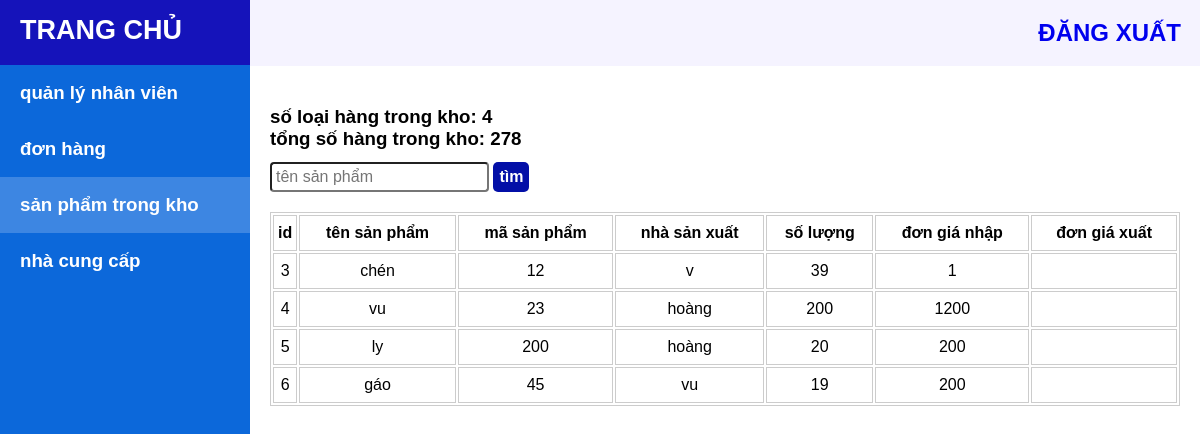
Page /my_project/admin/home_page/inventory/inventory.php?id=1 on the committed database.
### tables this page shows
CREATE TABLE `inventory_table1` (
  `inventory_id` int(6) NOT NULL,
  `product` varchar(50) DEFAULT NULL,
  `product_code` int(11) DEFAULT NULL,
  `producer` varchar(100) DEFAULT NULL,
  `amount` int(11) DEFAULT NULL,
  `input_price` int(11) DEFAULT NULL,
  `output_price` int(11) DEFAULT NULL
);

### my_project/admin/home_page/inventory/inventory.php (the view, shortened to what this page needs)
<!DOCTYPE html>
<html lang="en">
<head>
    <link rel="stylesheet" href="../home_page_style.css">
    <link rel="stylesheet" href="../staff/staff.css">
</head>
<body>
<?php
$id = $_GET['id'];
require_once '../connect.php';
?>
<?php
$table_name = 'inventory_table'.$id;
$find = '';
$list_staff = "select * from $table_name where product like '%$find%'";
$list_staff_query = mysqli_query($connect, $list_staff);
?>
<?php
$amount_inventory = "select  amount from $table_name where product like '%$find%'";
$amount_inventory_query = mysqli_query($connect, $amount_inventory);
$amount_inventory_count = 0;
$amount_inventory_sum = 0;
foreach($amount_inventory_query as $the_amount_inventory) {
    $amount_inventory_count += 1;
    $amount_inventory_sum += $the_amount_inventory['amount'];
}
?>
<div id="wrapper">
    <div id="sidebar-wrapper">
        <ul class="sidebar-nav">
            <li class="sidebar-brand">
            <h2><a href="http://localhost/my_project/admin/home_page/home_page.php?id=<?php echo $id ?>">
                    TRANG CHỦ
                </a></h2>
            </li>
            <li>
                <h3><a href="../staff/staff.php?id=<?php echo $id ?>" class = "sidebar_link">quản lý nhân viên</a></h3>
            </li>
            <li>
                <h3><a href="../show_order/show_order.php?id=<?= $id?>" class = "sidebar_link">đơn hàng</a></h3>
            </li>
            <li>
                <h3><a href="inventory.php?id=<?= $id?>" class = "sidebar_link" style="background-color: rgba(255,255,255,0.2 )">sản phẩm trong kho</a></h3>
            </li>
            <li>
                <h3><a href="../producer/producer.php?id=<?= $id?>" class = "sidebar_link">nhà cung cấp</a></h3>
            </li>
            <li>
                <h3><a href="#" class = "sidebar_link"></a></h3>
            </li>
            <li>
                <h3><a href="#" class = "sidebar_link"></a></h3>
            </li>
            <li>
                <h3><a href="#" class = "sidebar_link"></a></h3>
            </li>
        </ul>
    </div>
    <div class="main">
        <div class="header">
            <h2> <a href="http://localhost/my_project/admin/" class="header_link"> ĐĂNG XUẤT</a></h2>
        </div>
        <div style="display: flex; justify-content: space-between; align-items: flex-end;">
            <div class="staff_content_header">
                <div class="staff_content_header_item">
                    <h3 class="amount_staff">số loại hàng trong kho: <?php echo $amount_inventory_count ?></h3>
                    <h3 class="amount_staff">tổng số hàng trong kho: <?php echo $amount_inventory_sum ?></h3>
                    <form class="find_staff">
                        <input type="search" name = "find" placeholder="tên sản phẩm" class="find_staff_input">
                        <button type="submit" class="find_staff_button">tìm</button>
                    </form>
                </div>
            </div>
        </div>
    </div>
    <div class="main">
            <div class="staff_content_list">
                    <table class="staff_list_table">
                        <tr>
                            <th class="staff_list_title">id</th>
                            <th class="staff_list_title">tên sản phẩm</th>
                            <th class="staff_list_title">mã sản phẩm</th>
                            <th class="staff_list_title">nhà sản xuất</th>
                            <th class="staff_list_title">số lượng</th>
                            <th class="staff_list_title">đơn giá nhập</th>
                            <th class="staff_list_title">đơn giá xuất</th>
                        </tr>
                        <?php foreach ($list_staff_query as  $value): ?>
                            <tr>
                                <td class="staff_list_title"><?php echo $value['inventory_id'] ?></td>
                                <td class="staff_list_title"><?php echo $value['product'] ?></td>
                                <td class="staff_list_title"><?php echo $value['product_code'] ?></td>
                                <td class="staff_list_title"><?php echo $value['producer'] ?></td>
                                <td class="staff_list_title"><?php echo $value['amount'] ?></td>
                                <td class="staff_list_title"><?php echo $value['input_price'] ?></td>
                                <td class="staff_list_title"><?php echo $value['output_price'] ?></td>
                            </tr>
                        <?php endforeach ?>
                    </table>
                </div>
        </div>
    </div>
</body>
</html>

### my_project/admin/home_page/home_page_style.css (style rules this page uses)
* { padding: 0; margin: 0; box-sizing: border-box; }
html { scroll-behavior: smooth; font-family: Arial, Helvetica, sans-serif; }
#sidebar-wrapper { overflow-x: hidden; z-index: 1000; position: fixed; left: 250px; width: 0; height: 100%; margin-left: -250px; overflow-y: auto; background: #0362d9f5; }
.sidebar-nav { position: absolute; top: 0; width: 250px; margin: 0; padding: 0; list-style: none; }
.sidebar-nav li { text-indent: 20px; line-height: 40px; }
.sidebar-nav li a { display: block; text-decoration: none; color:#ffffff;; }
.sidebar_link { padding: 8px 0px; }
.sidebar-nav > .sidebar-brand { height: 65px; font-size: 18px; line-height: 60px; background-color: #0805df; }
.sidebar-nav > .sidebar-brand a { height: 65px; color: #fff; }
@media (min-width:768px) { #wrapper { padding-left: 250px; } }
@media (min-width:768px) { #sidebar-wrapper { width: 250px; } }
.header { justify-content: end; background-color: #6d5af812; display: flex; }
.header_link { width: fit-content; padding: 19px; text-decoration: none; display: block; }

### my_project/admin/home_page/staff/staff.css (style rules this page uses)
.staff_content_header { justify-content: space-between; display: flex; padding: 40px 20px 0px; align-items: flex-end; }
.find_staff { margin-top: 12px; }
.find_staff_input { font-size: 16px; padding: 4px; border-radius: 4px; }
.find_staff_button { padding: 6px; border: none; font-size: 16px; font-weight: 700; color: #fff; background-color: #030fa7; border-radius: 5px; }
.staff_content_list { padding: 20px; }
.staff_list_table { width: 100%; border: 1px solid #ccc; }
.staff_list_title { border: 1px solid #ccc; text-align: center; padding: 8px 0px; }

### rows in the picture
inventory_table1: inventory_id "3", product "chén", product_code "12", producer "v", amount "39", input_price "1"
inventory_table1: inventory_id "4", product "vu", product_code "23", producer "hoàng", amount "200", input_price "1200"
inventory_table1: inventory_id "5", product "ly", product_code "200", producer "hoàng", amount "20", input_price "200"
inventory_table1: inventory_id "6", product "gáo", product_code "45", producer "vu", amount "19", input_price "200"

### other values in the picture
$amount_inventory_count "4"
$amount_inventory_sum "278"
